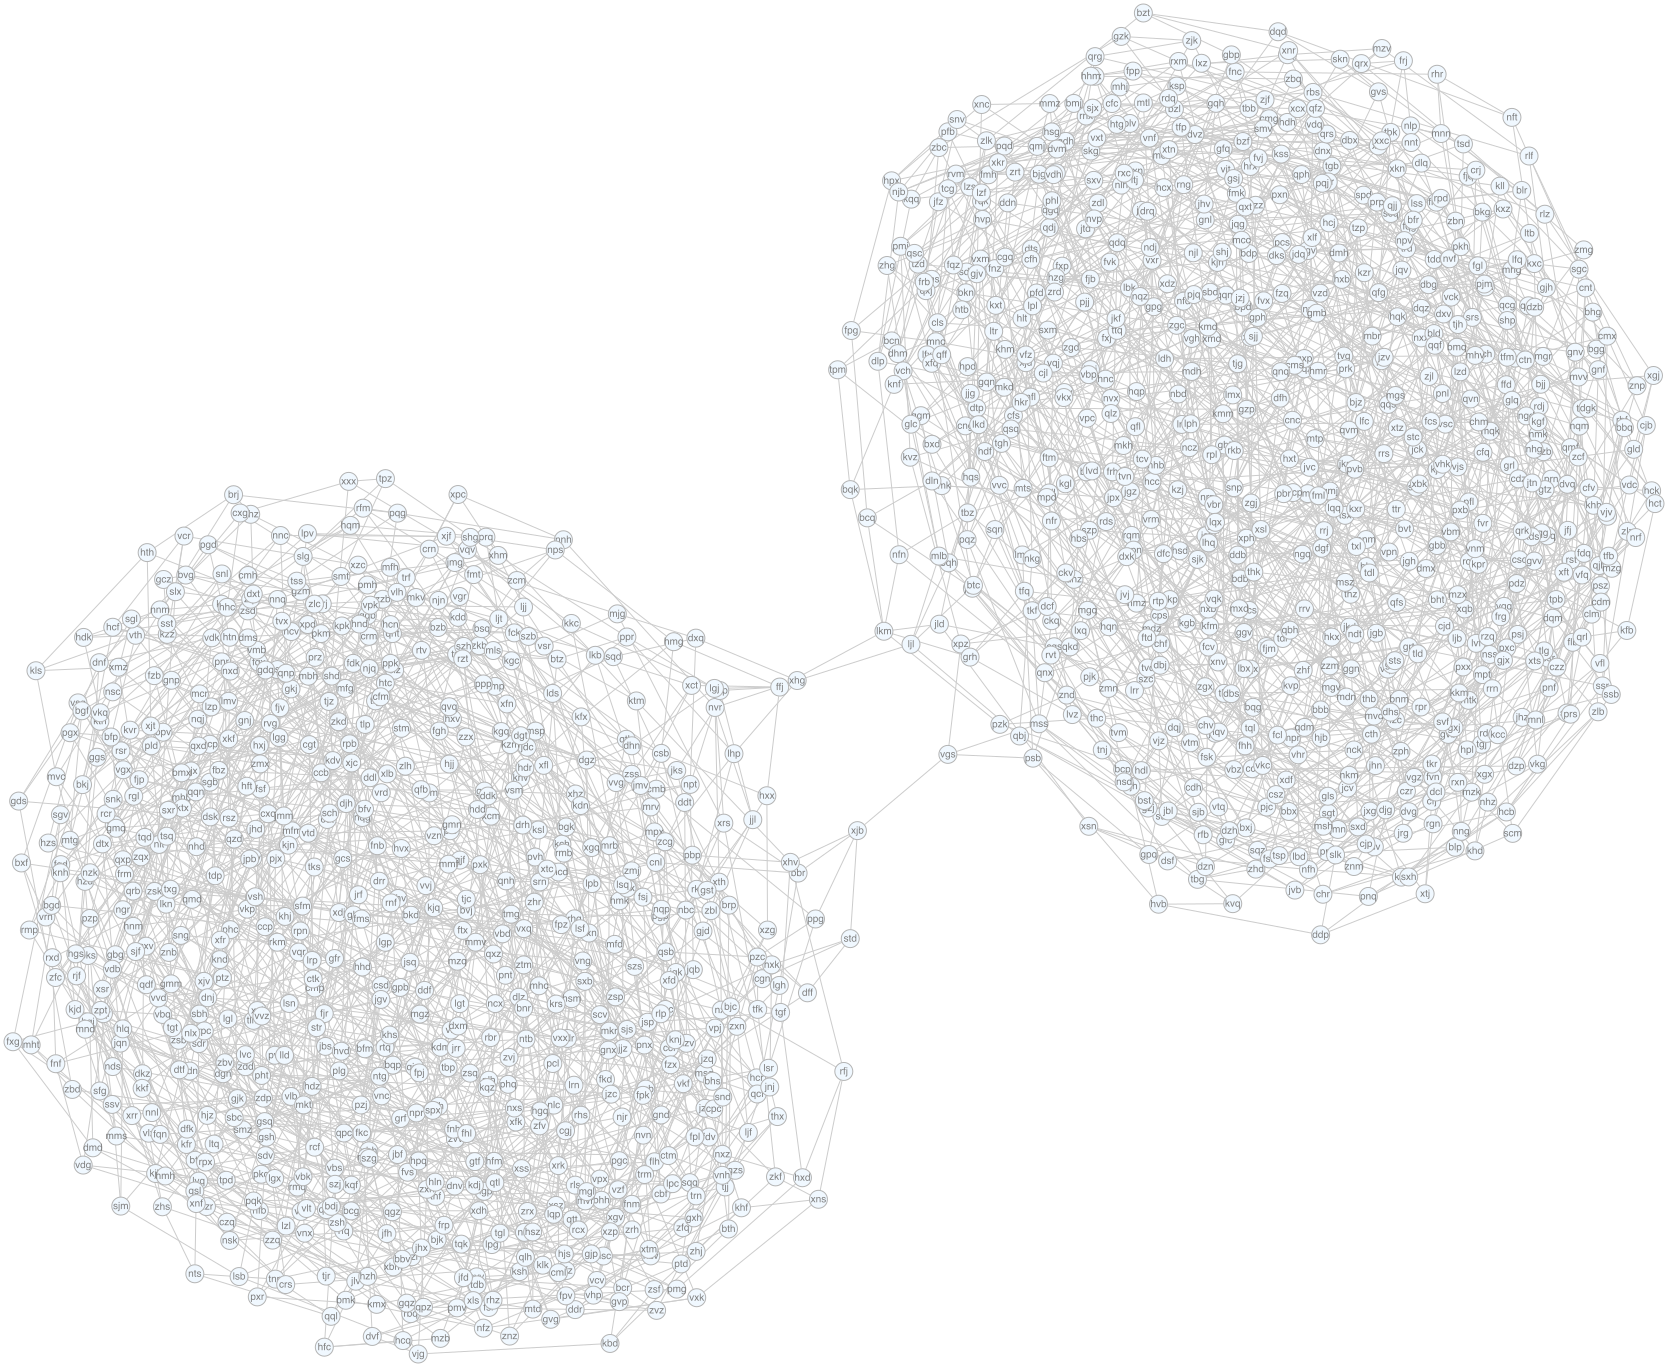

R code for this plot:
library("DiagrammeR")

solve1 <- function(data) {
  parts <- strsplit(data, ": ")
  nodes <- sapply(parts, function(x) x[1])
  targets <- lapply(parts, function(x) strsplit(x[2], " "))
  edges_from <- unlist(lapply(seq_along(targets), function(i) {
    rep(nodes[[i]], length(targets[[i]][[1]]))
  }))
  targets <- unlist(targets)
  nodes <- unique(c(nodes, targets))
  edges_from <- match(edges_from, nodes)
  targets <- match(targets, nodes)
  nodes <- create_node_df(
    n = length(nodes),
    label = nodes,
    width = 0.25,
    height = 0.25
  )
  edges <- create_edge_df(
    from = edges_from,
    to = targets
  )
  graph <- create_graph(nodes_df = nodes, edges_df = edges)
  graph <- set_graph_undirected(graph)
  export_graph(graph, file_name = "src/day25.png")

  # For example
  # edges_to_cut <- list(
  #   c("hfx", "pzl"),
  #   c("bvb", "cmg"),
  #   c("nvd", "jqt")
  # )

  edges_to_cut <- list(
    c("ffj", "lkm"),
    c("ljl", "xhg"),
    c("vgs", "xjb")
  )

  for (edge in edges_to_cut) {
    graph <- delete_edge(graph, from = match(edge[1], nodes$label),
                to = match(edge[2], nodes$label))
  }

  comp1size <- length(get_all_connected_nodes(graph,
                  match(edges_to_cut[[1]][1], nodes$label))) + 1
  comp2size <- length(get_all_connected_nodes(graph,
                  match(edges_to_cut[[1]][2], nodes$label))) + 1
  cat(comp1size * comp2size, "\n")
  export_graph(graph, file_name = "src/day25_cut.png")
}

solve2 <- function(data) {
  cat("No such thing, yay\n")
}
